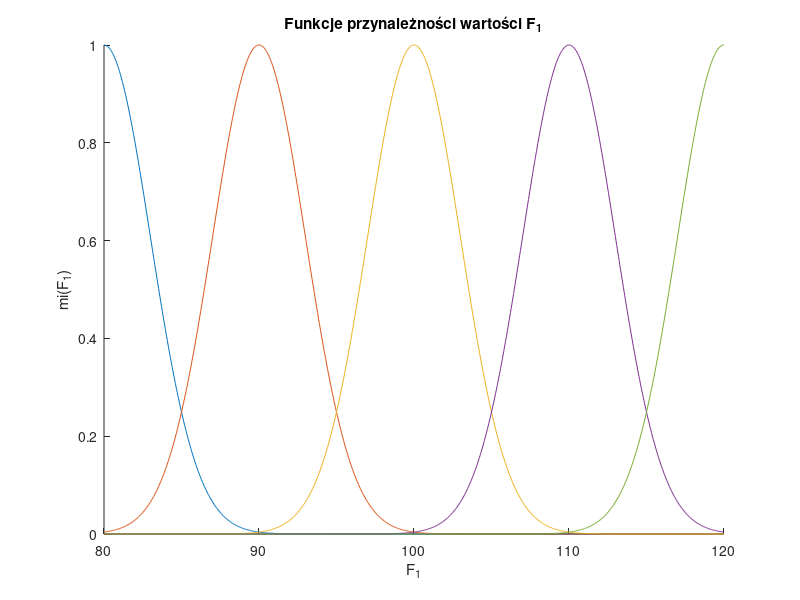
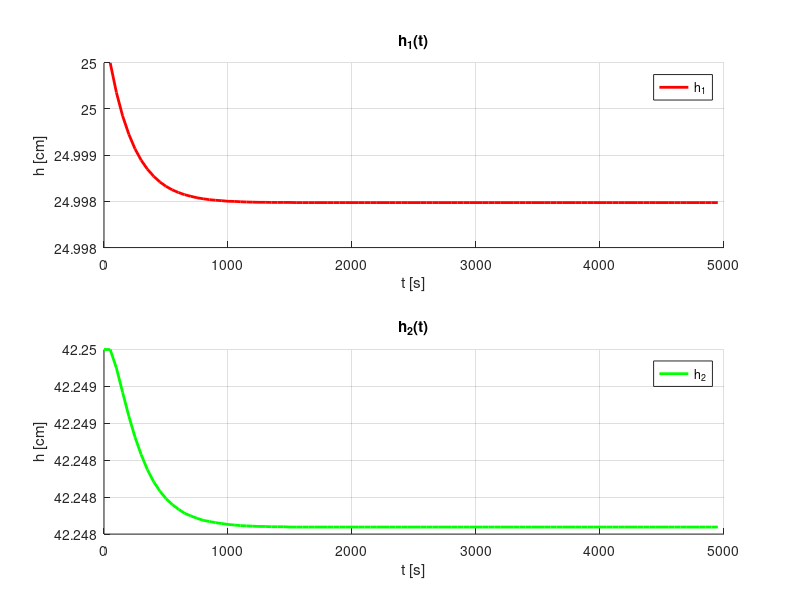

Source code (MATLAB) for these figures, in order:
%% Projekt
clear all;

%% Dane
P = 540;
C = 0.85;
alfa_1 = 26;
alfa_2 = 20;
Tp = 50;
steps = 100;

%% Punkt pracy
F_10 = 100;
F_D0 = 30;
h_10 = ((F_10+F_D0)/alfa_1)^2;
h_20 = ((F_10+F_D0)/alfa_2)^2;
V_10 = P * h_10;
V_20 = C * h_20^2;
tau = 100;

%% Alokacja pamięci
F_1 = zeros(1 ,steps);
F_1in = zeros(1, steps);
F_D = zeros(1, steps);
F_D(1:steps) = F_D0;
V_1F = zeros(1, steps);
V_2F = zeros(1, steps);
h_1F = zeros(1, steps);
h_2F = zeros(1, steps);
V_1F(1:tau/Tp+1) = V_10;
V_2F(1:tau/Tp+1) = V_20;
h_1F(1) = h_10;
h_2F(1) = h_20;
t = zeros(1, steps);

%% Rozmywanie F_1
sets = 5;
n = 1000;
width = 3;
F_1Fmax = 120;
F_1Fmin = 80;
F_1F = zeros(1, sets);
F_1F(1) = 80;
F_1F(2) = 90;
F_1F(3) = 100;
F_1F(4) = 110;
F_1F(5) = 120;
x = linspace(80, F_1Fmax, n);
w_arr = cell(1,5);

for i = 1:sets
    w_arr{i} = gaussmf(x, [width, F_1F(i)]);
end

figure;
hold on;
plot(x, w_arr{1});
plot(x, w_arr{2});
plot(x, w_arr{3});
plot(x, w_arr{4});
plot(x, w_arr{5});
hold off;
title('Funkcje przynależności wartości F_{1}');
xlabel('F_{1}');
ylabel('mi(F_{1})');
axis([80 120 0 1]);

%% Punkty pracy dla różnych wartości F_1F
V_1F0 = zeros(1, sets);
V_2F0 = zeros(1, sets);
h_1F0 = zeros(1, sets);
h_2F0 = zeros(1, sets);
V_1eLF = zeros(1, sets);
V_2eLF = zeros(1, sets);
h_1eLF = zeros(1, sets);
h_2eLF = zeros(1, sets);
w = zeros(1, sets);

for i = 1:sets
    h_1F0(i) = ((F_1F(i) + F_D0) / alfa_1)^2;
    h_2F0(i) = ((F_1F(i) + F_D0) / alfa_2)^2;
    V_1F0(i) = P * h_1F0(i);
    V_2F0(i) = C * (h_2F0(i))^2;
end

%% Funkcje różniczkujące
fun_1L = @(h_1, h10, F_1, F_D) F_1 + F_D - alfa_1 * sqrt(h10) - alfa_1 / (2*sqrt(h10)) * (h_1-h10);
fun_2L = @(h_1, h10, h_2, h20) alfa_1 * sqrt(h10) - alfa_2 * sqrt(h20) + alfa_1 / (2*sqrt(h10)) * (h_1-h10) - alfa_2 / (2*sqrt(h20)) * (h_2-h20);

F_1(1) = F_10;
F_1in(1:40) = F_10;
F_1in(41:steps) = F_10;

for i = 2:steps
    if(i < tau/Tp+1)
        F_1(i) = F_10;
        h_1F(i) = h_10;
        h_2F(i) = h_20;
        t(i) = (i-1)*Tp;
        continue;
    else
        F_1(i) = F_1in(i-tau/Tp);
    end
    number = round((F_1(i) - F_1Fmin) * (n - 0)/(F_1Fmax - F_1Fmin) + 0);
    for j = 1:sets
        w(j) = w_arr{j}(number);
        if w(j) < 1e-05
            V_1eLF(j) = 0;
            h_1eLF(j) = 0;
            V_2eLF(j) = 0;
            h_2eLF(j) = 0;
            continue;
        else
            V_1LF = V_1F(i-1) + Tp * fun_1L(h_1F(i-1), h_1F0(j), F_1(i-1), F_D(i-1));
            V_2LF = V_2F(i-1) + Tp * fun_2L(h_1F(i-1), h_1F0(j), h_2F(i-1), h_2F0(j));
            h_1LF = V_1LF / P;
            h_2LF = sqrt(V_2LF / C);
        
            V_1eLF(j) = V_1F(i-1) + 1/2 * Tp * (fun_1L(h_1F(i-1), h_1F0(j), F_1(i-1), F_D(i-1)) + fun_1L(h_1LF, h_1F0(j), F_1F(j), F_D(i)));
            V_2eLF(j) = V_2F(i-1) + 1/2 * Tp * (fun_2L(h_1F(i-1), h_1F0(j), h_2F(i-1), h_2F0(j)) + fun_2L(h_1LF, h_1F0(j), h_2LF, h_2F0(j)));
            h_1eLF(j) = V_1eLF(j) / P;
            h_2eLF(j) = sqrt(V_2eLF(j) / C);
        end
    end

        V_1_sum = 0;
        V_2_sum = 0;
        h_1_sum = 0;
        h_2_sum = 0;
        w_sum = 0;

    for j = 1:sets
        V_1_sum = V_1_sum + V_1eLF(j) * w(j);
        V_2_sum = V_2_sum + V_2eLF(j) * w(j);
        h_1_sum = h_1_sum + h_1eLF(j) * w(j);
        h_2_sum = h_2_sum + h_2eLF(j) * w(j);
        w_sum = w_sum + w(j);
    end

    V_1F(i) = V_1_sum / w_sum;
    V_2F(i) = V_2_sum / w_sum;
    h_1F(i) = h_1_sum / w_sum;
    h_2F(i) = h_2_sum / w_sum;
    t(i) = (i-1)*Tp;

end

%% Prezentacja wyników
figure;
subplot(2,1,1);
hold on;
plot(t, h_1F, 'r','LineWidth',2);
hold off;
title('h_{1}(t)');
legend('h_1');
xlabel('t [s]');
ylabel('h [cm]');
grid on;

subplot(2,1,2);
hold on;
plot(t, h_2F, 'g','LineWidth',2);
hold off;
title('h_{2}(t)');
legend('h_2');
xlabel('t [s]');
ylabel('h [cm]');
grid on;